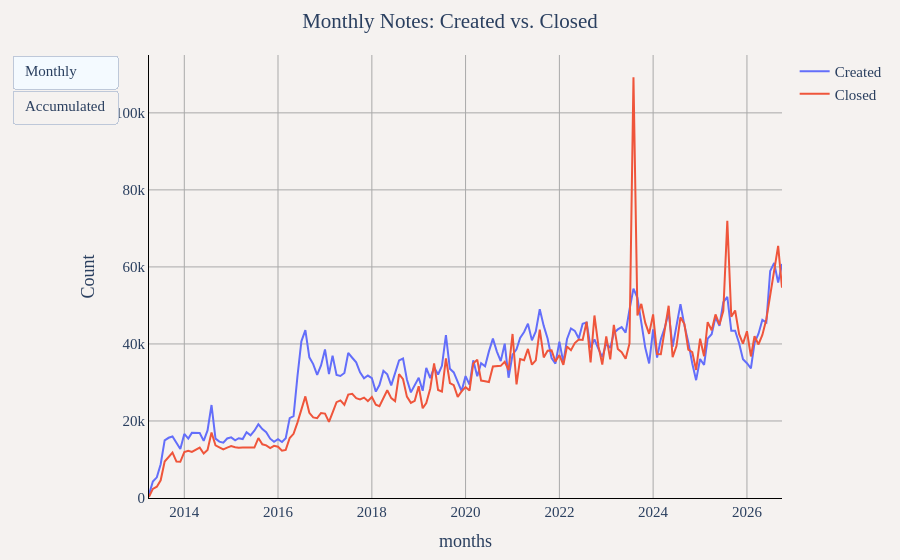

Notebook code cell kept with this figure:
### Markdown cell above
## Monthly Notes Activity

### Code cell
df_long = duckdb.sql("""
WITH notes_created AS (
    SELECT
        YEAR(created_at) as year,
        MONTH(created_at) as month,
        COUNT(*) as created_count
    FROM '../notes_data/*.parquet'
    GROUP BY year, month
),
notes_closed AS (
    SELECT
        YEAR(closed_at) as year,
        MONTH(closed_at) as month,
        COUNT(*) as closed_count
    FROM '../notes_data/*.parquet'
    WHERE closed_at IS NOT NULL
    GROUP BY year, month
),
all_metrics AS (
    -- This CTE calculates both monthly and accumulated values in one place
    SELECT
        CONCAT(nc.year, '-', LPAD(CAST(nc.month as VARCHAR), 2, '0')) as months,
        nc.created_count,
        COALESCE(ncl.closed_count, 0) as closed_count,
        SUM(nc.created_count) OVER (ORDER BY nc.year, nc.month) as accumulated_created,
        SUM(COALESCE(ncl.closed_count, 0)) OVER (ORDER BY nc.year, nc.month) as accumulated_closed
    FROM notes_created nc
    LEFT JOIN notes_closed ncl ON nc.year = ncl.year AND nc.month = ncl.month
)
-- Reshape all metrics into a single long-format table with a 'Chart' column for filtering
SELECT months, created_count as "Count", 'Monthly' as "Chart", 'Created' as "Type" FROM all_metrics
UNION ALL
SELECT months, closed_count as "Count", 'Monthly' as "Chart", 'Closed' as "Type" FROM all_metrics
UNION ALL
SELECT months, accumulated_created as "Count", 'Accumulated' as "Chart", 'Created' as "Type" FROM all_metrics
UNION ALL
SELECT months, accumulated_closed as "Count", 'Accumulated' as "Chart", 'Closed' as "Type" FROM all_metrics
ORDER BY months, "Chart", "Type"
""").df()

# Filter the single DataFrame for each chart
df_monthly = df_long[df_long["Chart"] == "Monthly"]
df_accumulated = df_long[df_long["Chart"] == "Accumulated"]

util.show_figure(
    [
        util.FigureConfig(
            title="Monthly Notes: Created vs. Closed",
            label="Monthly",
            x_col="months",
            y_col="Count",
            group_col="Type",
            query_or_df=df_monthly,
            trace_names=["Created", "Closed"],
        ),
        util.FigureConfig(
            title="Accumulated Notes: Created vs. Closed",
            label="Accumulated",
            x_col="months",
            y_col="Count",
            group_col="Type",
            query_or_df=df_accumulated,
            trace_names=["Created", "Closed"],
        ),
    ]
)

### Figure 1 — Plotly figure (JSON) as saved in the notebook; plotly's stock layout.template omitted (floating-point values rounded to 4 significant figures; data arrays with more than 128 entries replaced by an {"elided": "..."} marker saying what was removed)
{"data": [{"hovertemplate": "Created<br>%{x}<br>%{y:,} Count<extra></extra>", "name": "Created", "type": "scatter", "visible": true, "x": {"elided": "163 str values"}, "y": {"elided": "163 float values"}}, {"hovertemplate": "Closed<br>%{x}<br>%{y:,} Count<extra></extra>", "name": "Closed", "type": "scatter", "visible": true, "x": {"elided": "163 str values"}, "y": {"elided": "163 float values"}}, {"hovertemplate": "Created<br>%{x}<br>%{y:,} Count<extra></extra>", "name": "Created", "type": "scatter", "visible": false, "x": {"elided": "163 str values"}, "y": {"elided": "163 float values"}}, {"hovertemplate": "Closed<br>%{x}<br>%{y:,} Count<extra></extra>", "name": "Closed", "type": "scatter", "visible": false, "x": {"elided": "163 str values"}, "y": {"elided": "163 float values"}}], "layout": {"barmode": "stack", "font": {"family": "Times", "size": 15}, "margin": {"b": 55, "l": 55, "r": 55, "t": 55}, "paper_bgcolor": "#f5f2f0", "plot_bgcolor": "#f5f2f0", "title": {"text": "Monthly Notes: Created vs. Closed", "x": 0.5}, "updatemenus": [{"buttons": [{"args": [{"visible": [true, true, false, false]}, {"title.text": "Monthly Notes: Created vs. Closed", "xaxis.title.text": "months", "yaxis.title.text": "Count"}], "label": "Monthly", "method": "update"}, {"args": [{"visible": [false, false, true, true]}, {"title.text": "Accumulated Notes: Created vs. Closed", "xaxis.title.text": "months", "yaxis.title.text": "Count"}], "label": "Accumulated", "method": "update"}], "type": "buttons"}], "xaxis": {"gridcolor": "darkgray", "linecolor": "black", "showgrid": true, "tickcolor": "black", "title": {"text": "months"}, "zerolinecolor": "darkgray"}, "yaxis": {"gridcolor": "darkgray", "linecolor": "black", "rangemode": "tozero", "showgrid": true, "tickcolor": "black", "title": {"text": "Count"}, "zerolinecolor": "darkgray"}}}
